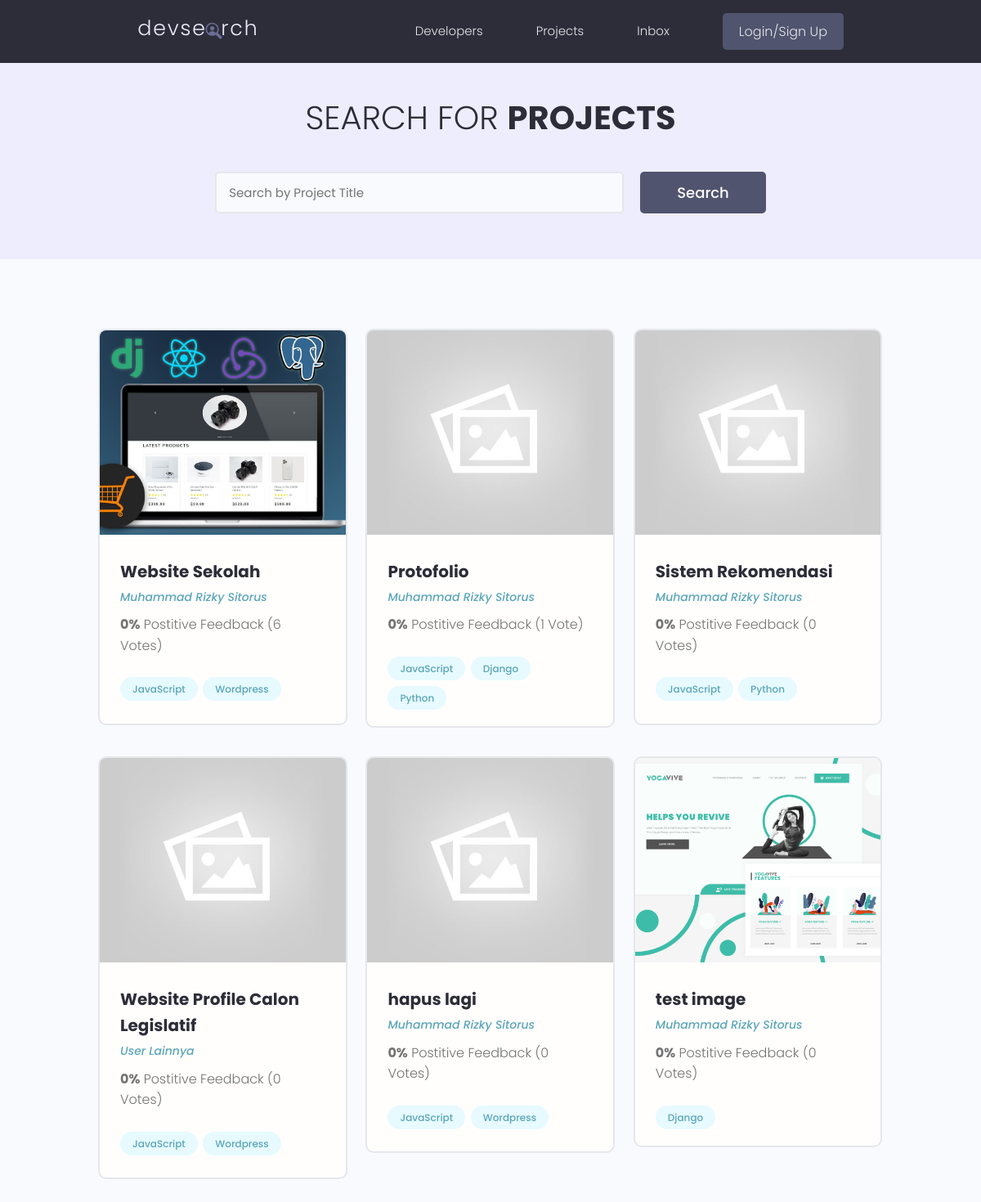
The page /projects/ on the database as committed earlier.
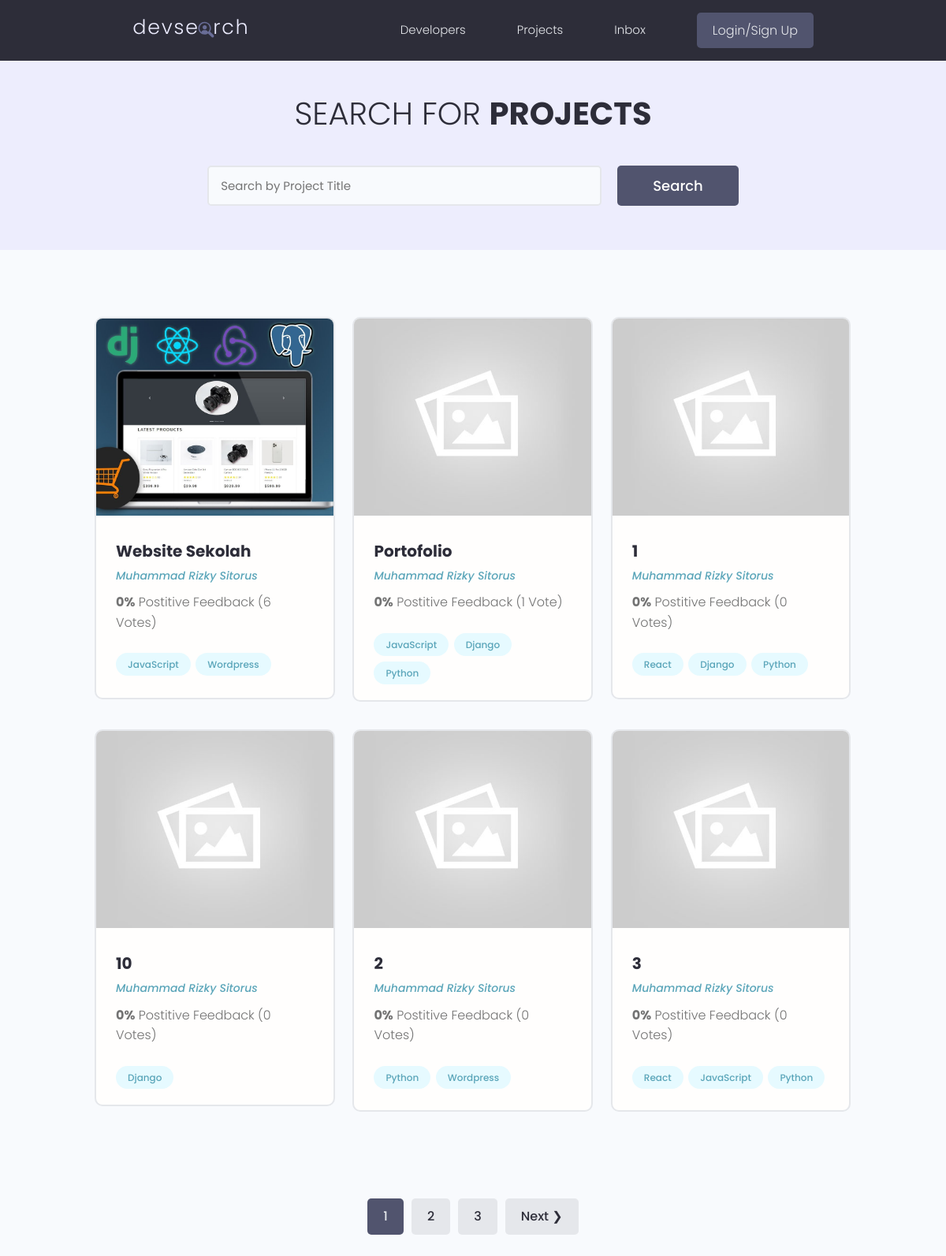
The same page on the database as committed later.
### projects/models.py (models this page shows, shortened)
class Project(models.Model):
    owner = models.ForeignKey("users.Profile", null=True, blank=True, on_delete=models.SET_NULL)
    title = models.CharField(max_length=100)
    description = models.TextField(null=True, blank=True)
    featured_img = models.ImageField(null=True, blank=True, default='default.jpg')
    demo_link = models.CharField(max_length=2000, null=True, blank=True)
    source_link = models.CharField(max_length=2000, null=True, blank=True)
    tags = models.ManyToManyField('Tag', blank=True)
    vote_total = models.IntegerField(default=0, null=True, blank=True)
    vote_ratio = models.IntegerField(default=0, null=True, blank=True)
    created = models.DateTimeField(auto_now_add=True)
    id = models.UUIDField(default=uuid.uuid4, unique=True, primary_key=True, editable=False)
    class Meta:
        ordering = ['-vote_ratio', '-vote_total', 'title']

class Tag(models.Model):
    name = models.CharField(max_length=100)
    created = models.DateTimeField(auto_now_add=True)
    id = models.UUIDField(default=uuid.uuid4, unique=True, primary_key=True, editable=False)
    def __str__(self):
        return self.name

### users/models.py (models this page shows, shortened)
class Profile(models.Model):
    user = models.OneToOneField(User, on_delete=models.CASCADE, null=True, blank=True)
    name = models.CharField(max_length=200, null=True, blank=True)
    email = models.EmailField(max_length=254, null=True, blank=True)
    username = models.CharField(max_length=200, null=True, blank=True)
    locations = models.CharField(max_length=200, null=True, blank=True)
    short_intro = models.CharField(max_length=200, null=True, blank=True)
    bio = models.TextField(null=True, blank=True)
    profile_image = models.ImageField(null=True, blank=True, upload_to='profiles/', default='profiles/user-default.png')
    social_github = models.CharField(max_length=200, null=True, blank=True)
    social_linkedin = models.CharField(max_length=200, null=True, blank=True)
    social_website = models.CharField(max_length=200, null=True, blank=True)
    created = models.DateTimeField(auto_now_add=True)
    id = models.UUIDField(default=uuid.uuid4, unique=True, primary_key=True, editable=False)

### projects/views.py (the view)
# urls.py: path('projects/', include('projects.urls')),
def projects(request):
    projects, search_query = searchProjects(request)
    custom_range, projects = paginateProjects(request, projects, 6)
    context = {
        'projects': projects,
        'search_query': search_query,
        'custom_range': custom_range,
        }
    return render(request, 'projects/projects.html', context)

### projects/utils.py (called while the page is built)
def paginateProjects(request, projects, results):
    page = request.GET.get('page')
    paginator = Paginator(projects, results)
    try:
        projects = paginator.page(page)
    except PageNotAnInteger:
        page=1
        projects = paginator.page(page)
    except EmptyPage:
        page=paginator.num_pages
        projects = paginator.page(page)
    leftIndex = (int(page) - 4)
    if leftIndex < 1:
        leftIndex = 1
    rightIndex = (int(page) + 5)
    if rightIndex > paginator.num_pages:
        rightIndex = paginator.num_pages + 1
    custom_range = range(leftIndex, rightIndex)
    return custom_range, projects

def searchProjects(request):
    seacrh_query = ''
    if request.GET.get('query'):
        seacrh_query = request.GET.get('query')
    tags = Tag.objects.filter(name__icontains=seacrh_query)
    projects = Project.objects.distinct().filter(
        Q(title__icontains=seacrh_query)|
        Q(description__icontains=seacrh_query)|
        Q(owner__name__icontains=seacrh_query)|
        Q(tags__in=tags)
        )
    return projects, seacrh_query

### projects/templates/projects/projects.html (shortened to what this page needs)
{% extends "main.html" %}
{% block content %}
<main class="projects">
    <section class="hero-section text-center">
      <div class="container container--narrow">
        <div class="hero-section__box">
          <h2>Search for <span>Projects</span></h2>
        </div>
        <div class="hero-section__search">
          <form class="form" action="{% url 'projects' %}" method="get">
            <div class="form__field">
              <input class="input input--text" id="formInput#search" type="text" name="query"
                value="{{search_query}}" placeholder="Search by Project Title" />
            </div>
            <input class="btn btn--sub btn--lg" type="submit" value="Search" />
          </form>
        </div>
      </div>
    </section>
    <section class="projectsList">
      <div class="container">
        <div class="grid grid--three">
        {% for project in projects %}
          <div class="column">
            <div class="card project">
              <a href="{% url 'project' project.id %}" class="project">
                <img class="project__thumbnail" src="{{ project.featured_img.url }}" alt="project thumbnail" />
                <div class="card__body">
                  <h3 class="project__title">{{ project.title }}</h3>
                  <p><a class="project__author" href="{% url 'user-profile' project.owner.id %}">{{ project.owner.name }}</a></p>
                  <p class="project--rating">
                    <span style="font-weight: bold;">{{ project.vote_ratio }}%</span> Postitive
                    Feedback ({{ project.vote_total }} Vote{{project.vote_total|pluralize:'s'}})
                  </p>
                  <div class="project__tags">
                    {% for tag in project.tags.all %}
                    <span class="tag tag--pill tag--main">
                      <small>{{tag}}</small>
                    </span>
                    {% endfor %}
                  </div>
                </div>
              </a>
            </div>
          </div>
        {% endfor %}
        </div>
      </div>
    </section>
    {% include "pagination.html" with queryset=projects %}
  </main>
{% endblock content %}

Rows that differ between the two databases and show on the page:
no longer on this page (row unchanged): Project: featured_img (placeholder picture), title "Sistem Rekomendasi", owner.name "Muhammad Rizky Sitorus", vote_ratio "0", vote_total "0", Tag (name "JavaScript"), Tag (name "Python")
no longer on this page (row unchanged): Project: featured_img (placeholder picture), title "Website Profile Calon Legislatif", owner.name "User Lainnya", vote_ratio "0", vote_total "0", Tag (name "JavaScript"), Tag (name "Wordpress")
removed Project: featured_img (placeholder picture), title "hapus lagi", owner.name "Muhammad Rizky Sitorus", vote_ratio "0", vote_total "0", Tag (name "JavaScript"), Tag (name "Wordpress")
no longer on this page (row unchanged): Project: featured_img (picture), title "test image", owner.name "Muhammad Rizky Sitorus", vote_ratio "0", vote_total "0", Tag (name "Django")
changed Project: title "Protofolio" → "Portofolio"
added Project: featured_img (placeholder picture), title "1", owner.name "Muhammad Rizky Sitorus", vote_ratio "0", vote_total "0", Tag (name "Django"), Tag (name "Python")
now on this page (row unchanged): Tag: name "React"
added Project: featured_img (placeholder picture), title "10", owner.name "Muhammad Rizky Sitorus", vote_ratio "0", vote_total "0", Tag (name "Django")
added Project: featured_img (placeholder picture), title "2", owner.name "Muhammad Rizky Sitorus", vote_ratio "0", vote_total "0", Tag (name "Python"), Tag (name "Wordpress")
added Project: featured_img (placeholder picture), title "3", owner.name "Muhammad Rizky Sitorus", vote_ratio "0", vote_total "0", Tag (name "JavaScript"), Tag (name "Python")
Other text that changed with them:
new list line: "1"
new list line: "2"
new list line: "3"
text now shown: "Next ❯"
